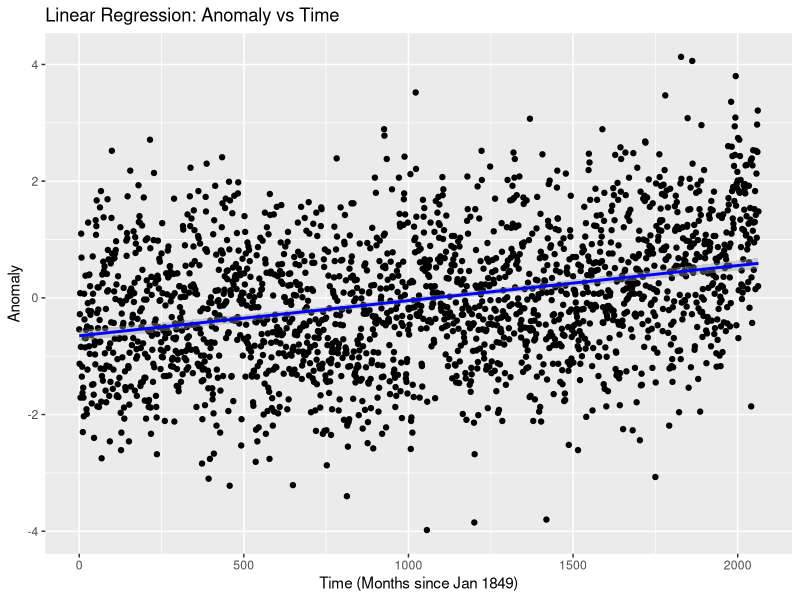
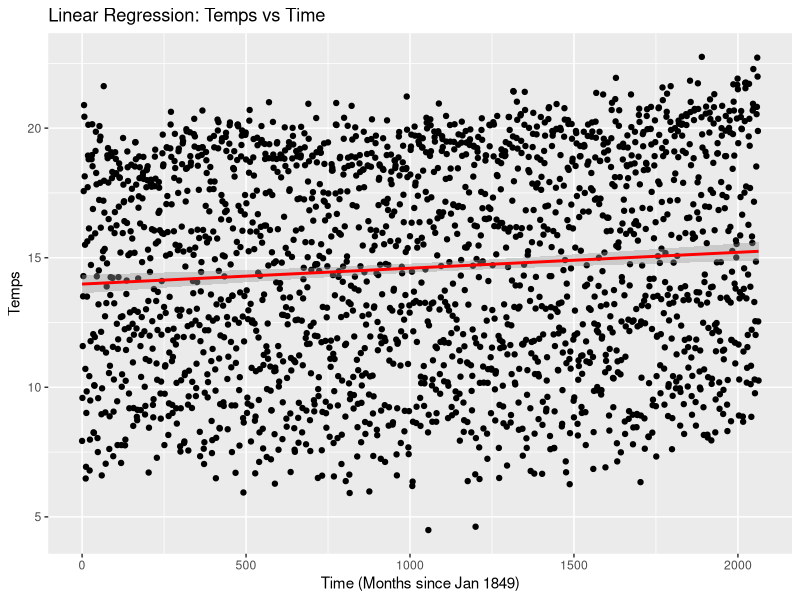

Source code (R) for these figures, in order: (Note: this script raises an error after producing the figures.)
## ---- chunk 1
# Monthly Data
data1 = read.csv("Sacramento Data Anomaly FULL.csv")
data1$Time <- (data1$Year - 1849) * 12 + (data1$Month - 1)

# Yearly Data
data2 = read.csv("Sacramento Average Anomaly.csv")
## ---- chunk 2
library(ggplot2)
## ---- chunk 3
head(data1)
head(data2)
## ---- chunk 4
monthly_model_anomaly <- lm(Anomaly ~ Time, data = data1)
summary(monthly_model_anomaly)
## ---- chunk 5
monthly_model_temps <- lm(Temps ~ Time, data = data1)
summary(monthly_model_temps)
## ---- chunk 6
ggplot(data1, aes(x = Time, y = Anomaly)) +
  geom_point() +
  geom_smooth(method = "lm", se = TRUE, color = "blue") +
  ggtitle("Linear Regression: Anomaly vs Time") +
  xlab("Time (Months since Jan 1849)")
## ---- chunk 7
ggplot(data1, aes(x = Time, y = Temps)) +
  geom_point() +
  geom_smooth(method = "lm", se = TRUE, color = "red") +
  ggtitle("Linear Regression: Temps vs Time") +
  xlab("Time (Months since Jan 1849)")
## ---- chunk 8
yearly_anomaly_model = lm(Anomaly ~ Year, data = data2)
summary(yearly_anomaly_model)
## ---- chunk 9
yearly_temp_model = lm(Temps ~ Year, data = data2)
summary(yearly_temp_model)
## ---- chunk 10
ggplot(data2, aes(x = Year, y = Anomaly)) +
  geom_point() +
  geom_smooth(method = "lm", se = TRUE, color = "blue") +
  ggtitle("Linear Regression: Anomaly vs Year")
## ---- chunk 11
ggplot(data2, aes(x = Year, y = Temps)) +
  geom_point() +
  geom_smooth(method = "lm", se = TRUE, color = "red") +
  ggtitle("Linear Regression: Temps vs Year")
